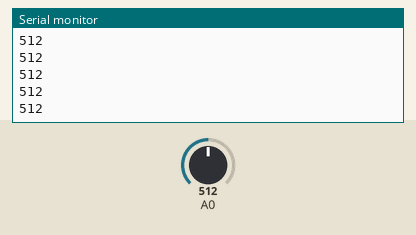
Simulated run of this sketch. Board: Arduino Uno, built with avr-gcc and run on an emulated ATmega328P. Shown: the last lines printed to the serial monitor. Inputs (shaded band) come from the test bench; at power-on: A0 = 512.

Above: at 1.2 s.
1.3 s: A0 set to 716
At 2.3 s:
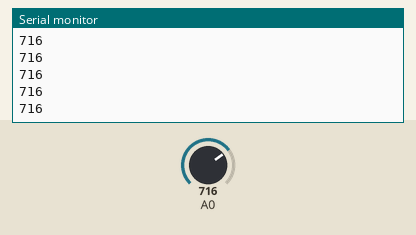
2.8 s: A0 set to 900
At 3.8 s:
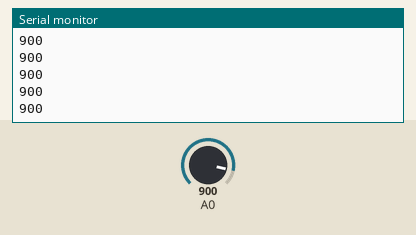
Timing chart, 0 to 5.8 s (numbered marks = the images above; inputs shaded):
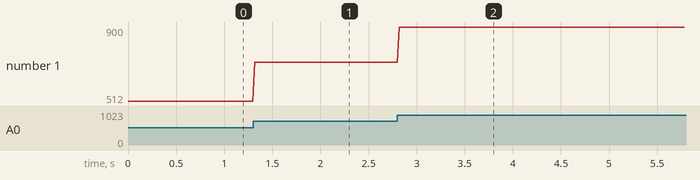

The sketch:

MIC_sensor.ino
```cpp
int snd = 0;
void setup(){
  Serial.begin(9600);
}

void loop(){
  snd = analogRead(0);
  Serial.println(snd);
  delay(20);
}
```

Measured:
- after the input at 1.3 s, the serial monitor: prints a new line at once (image 1)
- after the input at 2.8 s, the serial monitor: prints a new line at once (image 2)
- plotted number 1: 512 → 716 after the input at 1.3 s, 716 → 900 after the input at 2.8 s
